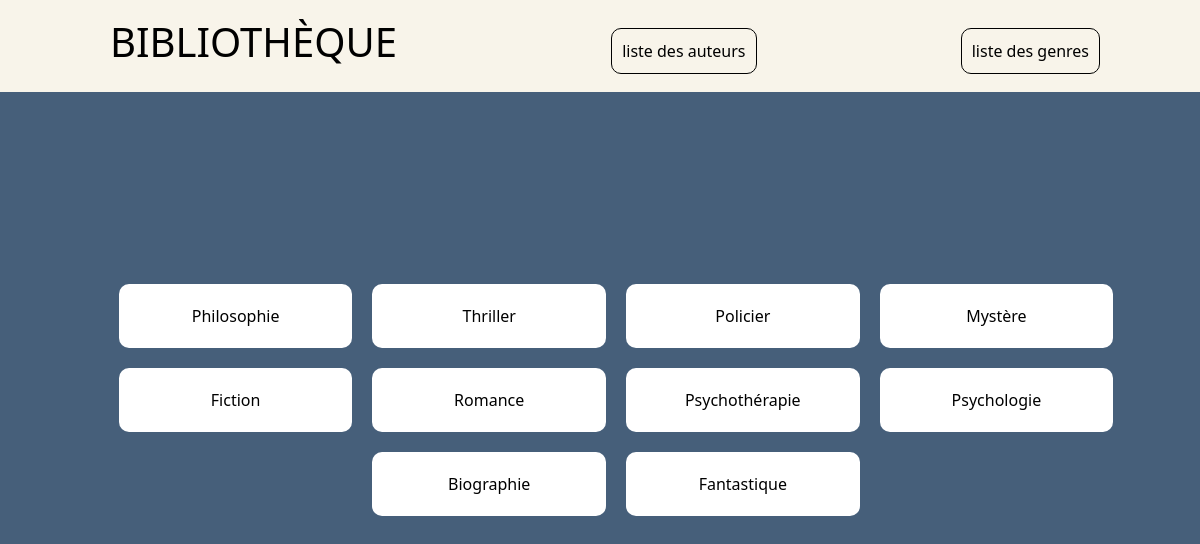
The page /bibliotheque/genres/ on the database its author committed.
### bibliotheque/models.py (models this page shows, shortened)
class Genre(models.Model):
    nom = models.CharField(max_length=255, primary_key=True, null=False)
    description = models.CharField(max_length=65000)

### bibliotheque/views.py (the view)
# urls.py: path('genres/', views.genres, name='genres'),
def genres(request, nom = None):
    if nom != None:
        genre = Genre.objects.get(pk=nom)
        template = loader.get_template('bibliotheque/genre.html')
        context = {
            'genre': genre,
        }
    else:
        genres_list = Genre.objects.all()
        template = loader.get_template('bibliotheque/genres.html')
        context = {
            'genres_list': genres_list,
        }
    return HttpResponse(template.render(context, request))

### bibliotheque/templates/bibliotheque/genres.html
{% extends "./base_generic.html" %}
{% block content %}
    <div class="content">
        <ul class="ul_style">
        {% for genre in genres_list %}
            <li><a href="/bibliotheque/genres/{{ genre.nom }}">{{ genre.nom}}</a></li>
        {% endfor %}
        </ul>
    </div>
{% endblock %}

### bibliotheque/static/bibliotheque/styles.css (style rules this page uses)
body { background-color: rgb(70, 95, 122); padding: 0; margin: 0; }
.content { min-width: 100%; display: flex; justify-content: center; }
.ul_style { width: 100%; display: flex; justify-content: inherit; flex-wrap: wrap; position: absolute; transform: translate(-50%, -50%); left: 50%; top: 50%; }
.ul_style li { text-decoration: none; padding: 20px 10px; margin: 10px; background-color: white; display: flex; justify-content: center; width: 20%; transition: all .2s; border-radius: 10px; }
.ul_style li a { color: black; text-decoration: none; transition: all .2s; }

### rows shown on the page
Genre: nom "Philosophie"
Genre: nom "Thriller"
Genre: nom "Policier"
Genre: nom "Mystère"
Genre: nom "Fiction"
Genre: nom "Romance"
Genre: nom "Psychothérapie"
Genre: nom "Psychologie"
Genre: nom "Biographie"
Genre: nom "Fantastique"
